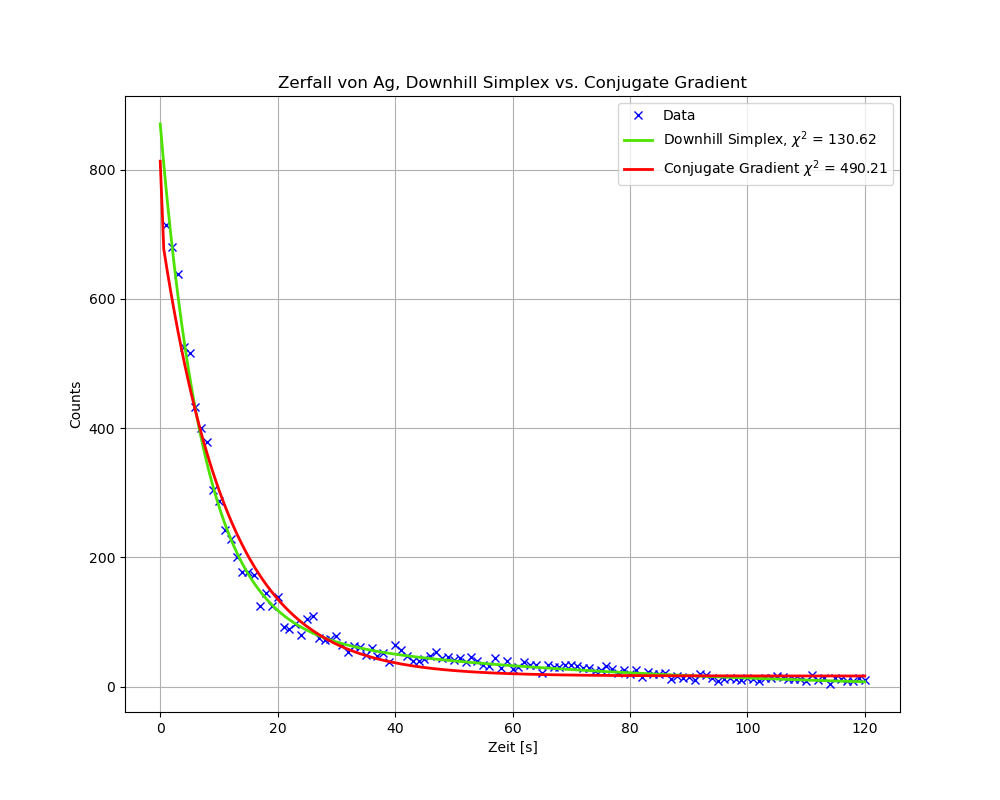

Write Python code to recreate this figure.
import numpy as np
from scipy.optimize import minimize
import matplotlib.pyplot as plt

# Define the function
def N(t,N0,N1,N2,l1,l2):
    return N0 + N1*np.exp(-l1*t) + N2*np.exp(-l2*t)

def chi_squared(x):
    num = (((data[:,1] - N(data[:,0],*x))**2)/sigma**2)
    return np.sum(num)

data = np.loadtxt(r"/home/sasch/Studium/CPPraktikum/05_algorithms_monte_carlo/Aufgbae_4/Agdecay.dat")
sigma = np.sqrt(data[:,1])
t_fit = np.linspace(0,120,200)

x0 = [0, 800, 100, 0.1, 0.01]

popt_DS = minimize(chi_squared,x0,method = 'Nelder-Mead')
N_fit_DS = N(t_fit,*popt_DS.x)

popt_CG = minimize(chi_squared,x0,method = 'CG')
N_fit_CG = N(t_fit,*popt_CG.x)

plt.figure("Aufgabe4", figsize=(10,8))
plt.plot(data[:,0], data[:,1], "x", label="Data", color="b")
plt.plot(t_fit, N_fit_DS, label=fr'Downhill Simplex, $\chi^2$ = {chi_squared(popt_DS.x):.2f}',color = (0.301, 0.886, 0.0),lw=2)
plt.plot(t_fit, N_fit_CG, label=fr'Conjugate Gradient $\chi^2$ = {chi_squared(popt_CG.x):.2f}', c = 'r',lw=2)
plt.xlabel("Zeit [s]")
plt.ylabel("Counts")
plt.title("Zerfall von Ag, Downhill Simplex vs. Conjugate Gradient")
plt.legend()
plt.grid()

with open(r'/home/sasch/Studium/CPPraktikum/05_algorithms_monte_carlo/Aufgbae_4/params.txt',"w") as file:
    file.write('Downhill Simplex:\n')
    file.write(f'N0: {popt_DS.x[0]}\n')
    file.write(f'N1: {popt_DS.x[1]}\n')
    file.write(f'N2: {popt_DS.x[2]}\n')
    file.write(f'l1: {popt_DS.x[3]}\n')
    file.write(f'l2: {popt_DS.x[4]}')
    file.write('\n\n')
    file.write('Conjugate Gradient:\n')
    file.write(f'N0: {popt_CG.x[0]}\n')
    file.write(f'N1: {popt_CG.x[1]}\n')
    file.write(f'N2: {popt_CG.x[2]}\n')
    file.write(f'l1: {popt_CG.x[3]}\n')
    file.write(f'l2: {popt_CG.x[4]}')
    file.close()
